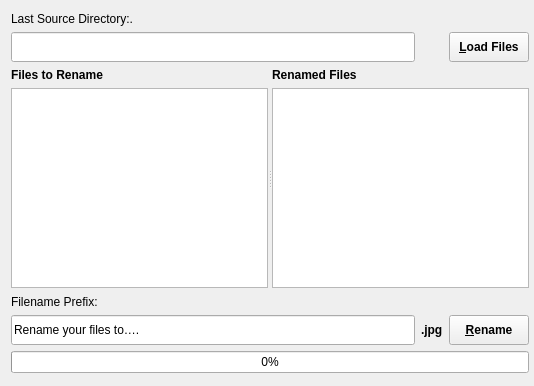
<?xml version="1.0" encoding="UTF-8"?>
<ui version="4.0">
 <class>Window</class>
 <widget class="QWidget" name="Window">
  <property name="geometry">
   <rect>
    <x>0</x>
    <y>0</y>
    <width>534</width>
    <height>386</height>
   </rect>
  </property>
  <property name="sizePolicy">
   <sizepolicy hsizetype="Fixed" vsizetype="Fixed">
    <horstretch>0</horstretch>
    <verstretch>0</verstretch>
   </sizepolicy>
  </property>
  <property name="windowTitle">
   <string>RP Renamer</string>
  </property>
  <widget class="QWidget" name="">
   <property name="geometry">
    <rect>
     <x>11</x>
     <y>11</y>
     <width>518</width>
     <height>362</height>
    </rect>
   </property>
   <layout class="QGridLayout" name="gridLayout">
    <item row="0" column="0">
     <widget class="QLabel" name="label">
      <property name="minimumSize">
       <size>
        <width>0</width>
        <height>15</height>
       </size>
      </property>
      <property name="maximumSize">
       <size>
        <width>16777215</width>
        <height>15</height>
       </size>
      </property>
      <property name="text">
       <string>Last Source Directory:.</string>
      </property>
     </widget>
    </item>
    <item row="1" column="0">
     <widget class="QLineEdit" name="dirEdit">
      <property name="minimumSize">
       <size>
        <width>0</width>
        <height>30</height>
       </size>
      </property>
      <property name="maximumSize">
       <size>
        <width>16777215</width>
        <height>30</height>
       </size>
      </property>
      <property name="readOnly">
       <bool>true</bool>
      </property>
     </widget>
    </item>
    <item row="1" column="2">
     <widget class="QPushButton" name="loadFilesButton">
      <property name="minimumSize">
       <size>
        <width>0</width>
        <height>30</height>
       </size>
      </property>
      <property name="maximumSize">
       <size>
        <width>16777215</width>
        <height>30</height>
       </size>
      </property>
      <property name="font">
       <font>
        <bold>true</bold>
       </font>
      </property>
      <property name="text">
       <string>&amp;Load Files</string>
      </property>
     </widget>
    </item>
    <item row="2" column="0" colspan="3">
     <widget class="QSplitter" name="splitter">
      <property name="orientation">
       <enum>Qt::Horizontal</enum>
      </property>
      <widget class="QWidget" name="">
       <layout class="QVBoxLayout" name="verticalLayout">
        <item>
         <widget class="QLabel" name="label_2">
          <property name="font">
           <font>
            <bold>true</bold>
           </font>
          </property>
          <property name="text">
           <string>Files to Rename</string>
          </property>
         </widget>
        </item>
        <item>
         <widget class="QListWidget" name="srcFileList"/>
        </item>
       </layout>
      </widget>
      <widget class="QWidget" name="">
       <layout class="QVBoxLayout" name="verticalLayout_2">
        <item>
         <widget class="QLabel" name="label_3">
          <property name="font">
           <font>
            <bold>true</bold>
           </font>
          </property>
          <property name="text">
           <string>Renamed Files</string>
          </property>
         </widget>
        </item>
        <item>
         <widget class="QListWidget" name="dstFileList"/>
        </item>
       </layout>
      </widget>
     </widget>
    </item>
    <item row="3" column="0">
     <widget class="QLabel" name="label_4">
      <property name="minimumSize">
       <size>
        <width>0</width>
        <height>15</height>
       </size>
      </property>
      <property name="maximumSize">
       <size>
        <width>16777215</width>
        <height>15</height>
       </size>
      </property>
      <property name="text">
       <string>Filename Prefix:</string>
      </property>
     </widget>
    </item>
    <item row="4" column="0">
     <widget class="QLineEdit" name="prefixEdit">
      <property name="minimumSize">
       <size>
        <width>0</width>
        <height>30</height>
       </size>
      </property>
      <property name="maximumSize">
       <size>
        <width>16777215</width>
        <height>30</height>
       </size>
      </property>
      <property name="text">
       <string>Rename your files to….</string>
      </property>
     </widget>
    </item>
    <item row="4" column="1">
     <widget class="QLabel" name="extensionLabel">
      <property name="minimumSize">
       <size>
        <width>0</width>
        <height>30</height>
       </size>
      </property>
      <property name="maximumSize">
       <size>
        <width>16777215</width>
        <height>30</height>
       </size>
      </property>
      <property name="font">
       <font>
        <bold>true</bold>
       </font>
      </property>
      <property name="text">
       <string>.jpg</string>
      </property>
     </widget>
    </item>
    <item row="4" column="2">
     <widget class="QPushButton" name="renameFilesButton">
      <property name="minimumSize">
       <size>
        <width>0</width>
        <height>30</height>
       </size>
      </property>
      <property name="maximumSize">
       <size>
        <width>16777215</width>
        <height>30</height>
       </size>
      </property>
      <property name="font">
       <font>
        <bold>true</bold>
       </font>
      </property>
      <property name="text">
       <string>&amp;Rename</string>
      </property>
     </widget>
    </item>
    <item row="5" column="0" colspan="3">
     <widget class="QProgressBar" name="progressBar">
      <property name="value">
       <number>0</number>
      </property>
     </widget>
    </item>
   </layout>
  </widget>
 </widget>
 <resources/>
 <connections/>
</ui>
